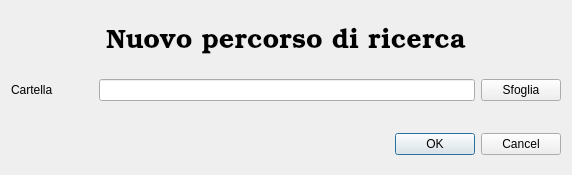
<?xml version="1.0" encoding="UTF-8"?>
<ui version="4.0">
 <class>NewSearchPath</class>
 <widget class="QDialog" name="NewSearchPath">
  <property name="geometry">
   <rect>
    <x>0</x>
    <y>0</y>
    <width>572</width>
    <height>175</height>
   </rect>
  </property>
  <property name="windowTitle">
   <string>Dialog</string>
  </property>
  <layout class="QHBoxLayout" name="horizontalLayout_2">
   <item>
    <layout class="QVBoxLayout" name="verticalLayout">
     <property name="sizeConstraint">
      <enum>QLayout::SetMinimumSize</enum>
     </property>
     <item>
      <widget class="QLabel" name="label">
       <property name="sizePolicy">
        <sizepolicy hsizetype="Minimum" vsizetype="Minimum">
         <horstretch>0</horstretch>
         <verstretch>0</verstretch>
        </sizepolicy>
       </property>
       <property name="minimumSize">
        <size>
         <width>0</width>
         <height>50</height>
        </size>
       </property>
       <property name="maximumSize">
        <size>
         <width>16777215</width>
         <height>50</height>
        </size>
       </property>
       <property name="font">
        <font>
         <family>URW Bookman</family>
         <pointsize>20</pointsize>
        </font>
       </property>
       <property name="text">
        <string>Nuovo percorso di ricerca</string>
       </property>
       <property name="alignment">
        <set>Qt::AlignCenter</set>
       </property>
      </widget>
     </item>
     <item>
      <layout class="QHBoxLayout" name="horizontalLayout">
       <item>
        <widget class="QLabel" name="label_2">
         <property name="text">
          <string>Cartella</string>
         </property>
        </widget>
       </item>
       <item>
        <spacer name="horizontalSpacer">
         <property name="orientation">
          <enum>Qt::Horizontal</enum>
         </property>
         <property name="sizeType">
          <enum>QSizePolicy::Preferred</enum>
         </property>
         <property name="sizeHint" stdset="0">
          <size>
           <width>40</width>
           <height>20</height>
          </size>
         </property>
        </spacer>
       </item>
       <item>
        <widget class="QLineEdit" name="pathEditor"/>
       </item>
       <item>
        <widget class="QPushButton" name="editButton">
         <property name="text">
          <string>Sfoglia</string>
         </property>
        </widget>
       </item>
      </layout>
     </item>
     <item>
      <spacer name="verticalSpacer">
       <property name="orientation">
        <enum>Qt::Vertical</enum>
       </property>
       <property name="sizeType">
        <enum>QSizePolicy::Fixed</enum>
       </property>
       <property name="sizeHint" stdset="0">
        <size>
         <width>20</width>
         <height>20</height>
        </size>
       </property>
      </spacer>
     </item>
     <item>
      <widget class="QDialogButtonBox" name="buttonBox">
       <property name="orientation">
        <enum>Qt::Horizontal</enum>
       </property>
       <property name="standardButtons">
        <set>QDialogButtonBox::Cancel|QDialogButtonBox::Ok</set>
       </property>
      </widget>
     </item>
    </layout>
   </item>
  </layout>
 </widget>
 <resources/>
 <connections>
  <connection>
   <sender>buttonBox</sender>
   <signal>accepted()</signal>
   <receiver>NewSearchPath</receiver>
   <slot>accept()</slot>
   <hints>
    <hint type="sourcelabel">
     <x>248</x>
     <y>254</y>
    </hint>
    <hint type="destinationlabel">
     <x>157</x>
     <y>274</y>
    </hint>
   </hints>
  </connection>
  <connection>
   <sender>buttonBox</sender>
   <signal>rejected()</signal>
   <receiver>NewSearchPath</receiver>
   <slot>reject()</slot>
   <hints>
    <hint type="sourcelabel">
     <x>316</x>
     <y>260</y>
    </hint>
    <hint type="destinationlabel">
     <x>286</x>
     <y>274</y>
    </hint>
   </hints>
  </connection>
 </connections>
</ui>
